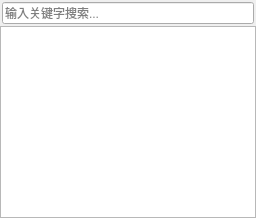
  <widget class="QDockWidget" name="wnd_slnview">
   <property name="minimumSize">
    <size>
     <width>150</width>
     <height>137</height>
    </size>
   </property>
   <property name="floating">
    <bool>false</bool>
   </property>
   <property name="features">
    <set>QDockWidget::DockWidgetClosable|QDockWidget::DockWidgetMovable</set>
   </property>
   <property name="allowedAreas">
    <set>Qt::AllDockWidgetAreas</set>
   </property>
   <property name="windowTitle">
    <string>项目大纲</string>
   </property>
   <attribute name="dockWidgetArea">
    <number>1</number>
   </attribute>
   <widget class="QWidget" name="dockWidgetContents">
    <layout class="QVBoxLayout" name="verticalLayout_2" stretch="0,0">
     <property name="spacing">
      <number>0</number>
     </property>
     <property name="leftMargin">
      <number>0</number>
     </property>
     <property name="topMargin">
      <number>0</number>
     </property>
     <property name="rightMargin">
      <number>0</number>
     </property>
     <property name="bottomMargin">
      <number>0</number>
     </property>
     <item>
      <layout class="QVBoxLayout" name="verticalLayout_3">
       <property name="leftMargin">
        <number>2</number>
       </property>
       <property name="topMargin">
        <number>2</number>
       </property>
       <property name="rightMargin">
        <number>2</number>
       </property>
       <property name="bottomMargin">
        <number>2</number>
       </property>
       <item>
        <widget class="QLineEdit" name="editSearch">
         <property name="toolTip">
          <string/>
         </property>
         <property name="placeholderText">
          <string>输入关键字搜索...</string>
         </property>
        </widget>
       </item>
      </layout>
     </item>
     <item>
      <widget class="QTreeWidget" name="tree_sln">
       <property name="focusPolicy">
        <enum>Qt::ClickFocus</enum>
       </property>
       <property name="contextMenuPolicy">
        <enum>Qt::ActionsContextMenu</enum>
       </property>
       <property name="sizeAdjustPolicy">
        <enum>QAbstractScrollArea::AdjustIgnored</enum>
       </property>
       <property name="editTriggers">
        <set>QAbstractItemView::NoEditTriggers</set>
       </property>
       <property name="selectionMode">
        <enum>QAbstractItemView::SingleSelection</enum>
       </property>
       <property name="selectionBehavior">
        <enum>QAbstractItemView::SelectRows</enum>
       </property>
       <property name="iconSize">
        <size>
         <width>16</width>
         <height>16</height>
        </size>
       </property>
       <property name="verticalScrollMode">
        <enum>QAbstractItemView::ScrollPerPixel</enum>
       </property>
       <property name="animated">
        <bool>true</bool>
       </property>
       <property name="allColumnsShowFocus">
        <bool>false</bool>
       </property>
       <property name="columnCount">
        <number>1</number>
       </property>
       <attribute name="headerVisible">
        <bool>false</bool>
       </attribute>
       <column>
        <property name="text">
         <string notr="true">1</string>
        </property>
       </column>
      </widget>
     </item>
    </layout>
   </widget>
  </widget>
